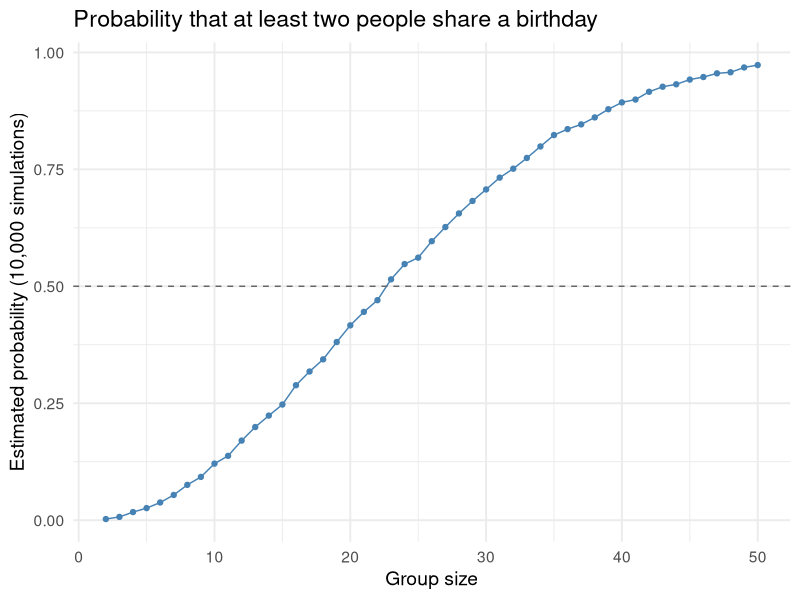

Recreate this plot in R.
## ---- chunk 1
library(tidyverse)
library(broom)

set.seed(8105)

knitr::opts_chunk$set(
  fig.width = 8,
  fig.asp = 0.6,
  out.width = "90%"
)

theme_set(
  theme_minimal(base_size = 14) +
    theme(legend.position = "bottom")
)
## ---- chunk 2
has_shared_birthday = function(group_size) {
  birthdays = sample(1:365, size = group_size, replace = TRUE)

  any(duplicated(birthdays))
}
## ---- chunk 3
birthday_df =
  expand_grid(
    group_size = 2:50,
    iter = 1:10000
  ) |>
  mutate(shared = map_lgl(group_size, has_shared_birthday)) |>
  group_by(group_size) |>
  summarize(prob_shared = mean(shared))
## ---- chunk 4
birthday_df |>
  ggplot(aes(x = group_size, y = prob_shared)) +
  geom_line(color = "steelblue") +
  geom_point(color = "steelblue") +
  geom_hline(yintercept = 0.5, linetype = "dashed", color = "grey40") +
  labs(
    title = "Probability that at least two people share a birthday",
    x = "Group size",
    y = "Estimated probability (10,000 simulations)"
  )
## ---- chunk 5
first_over_half =
  birthday_df |>
  filter(prob_shared >= 0.5) |>
  slice_min(group_size) |>
  pull(group_size)

prob_at_23 = birthday_df |> filter(group_size == 23) |> pull(prob_shared)
prob_at_50 = birthday_df |> filter(group_size == 50) |> pull(prob_shared)
